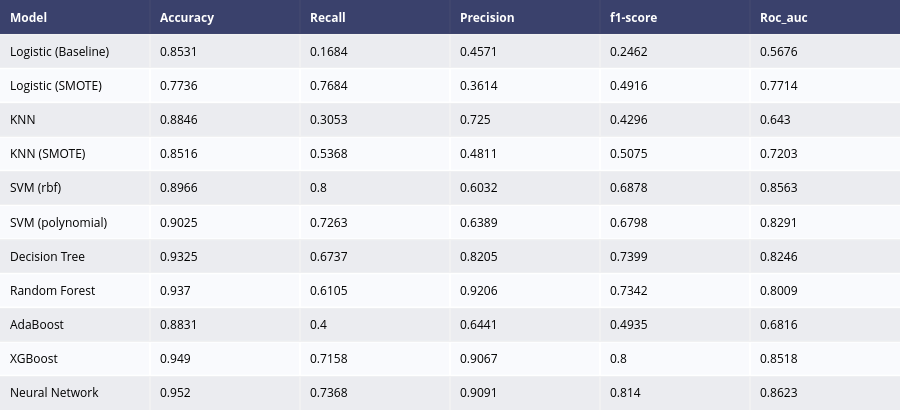

Notebook code for this chart:
### Markdown cell above
* Evaluation over the principal training set (telcom_test)

### Code cell
# Outputs for all models over the principal test dataset
model_performances_test = pd.DataFrame()
for name in models:
    if name in ['Logistic (SMOTE)', 'KNN (SMOTE)']:
        df_temp = model_report(models[name][0],
                               x_smote[models[name][1]], telcom_test[models[name][1]],
                               y_smote, telcom_test[target_col], name)
    else:
        df_temp = model_report(models[name][0],
                               x_train[models[name][1]], telcom_test[models[name][1]],
                               y_train, telcom_test[target_col], name)

    model_performances_test = pd.concat([model_performances_test, df_temp], ignore_index=True)

table_test = ff.create_table(np.round(model_performances_test, 4))
py.iplot(table_test)

### Figure 1 — Plotly figure (JSON) as saved in the notebook; plotly's stock layout.template omitted (floating-point values rounded to 4 significant figures)
{"data": [{"colorscale": [[0, "#00083e"], [0.5, "#ededee"], [1, "#ffffff"]], "hoverinfo": "none", "opacity": 0.75, "showscale": false, "type": "heatmap", "z": [[0, 0, 0, 0, 0, 0], [0.5, 0.5, 0.5, 0.5, 0.5, 0.5], [1, 1, 1, 1, 1, 1], [0.5, 0.5, 0.5, 0.5, 0.5, 0.5], [1, 1, 1, 1, 1, 1], [0.5, 0.5, 0.5, 0.5, 0.5, 0.5], [1, 1, 1, 1, 1, 1], [0.5, 0.5, 0.5, 0.5, 0.5, 0.5], [1, 1, 1, 1, 1, 1], [0.5, 0.5, 0.5, 0.5, 0.5, 0.5], [1, 1, 1, 1, 1, 1], [0.5, 0.5, 0.5, 0.5, 0.5, 0.5]]}], "layout": {"annotations": [{"align": "left", "font": {"color": "#ffffff"}, "showarrow": false, "text": "<b>Model</b>", "x": -0.45, "xanchor": "left", "xref": "x", "y": 0, "yref": "y"}, {"align": "left", "font": {"color": "#ffffff"}, "showarrow": false, "text": "<b>Accuracy</b>", "x": 0.55, "xanchor": "left", "xref": "x", "y": 0, "yref": "y"}, {"align": "left", "font": {"color": "#ffffff"}, "showarrow": false, "text": "<b>Recall</b>", "x": 1.55, "xanchor": "left", "xref": "x", "y": 0, "yref": "y"}, {"align": "left", "font": {"color": "#ffffff"}, "showarrow": false, "text": "<b>Precision</b>", "x": 2.55, "xanchor": "left", "xref": "x", "y": 0, "yref": "y"}, {"align": "left", "font": {"color": "#ffffff"}, "showarrow": false, "text": "<b>f1-score</b>", "x": 3.55, "xanchor": "left", "xref": "x", "y": 0, "yref": "y"}, {"align": "left", "font": {"color": "#ffffff"}, "showarrow": false, "text": "<b>Roc_auc</b>", "x": 4.55, "xanchor": "left", "xref": "x", "y": 0, "yref": "y"}, {"align": "left", "font": {"color": "#000000"}, "showarrow": false, "text": "Logistic (Baseline)", "x": -0.45, "xanchor": "left", "xref": "x", "y": 1, "yref": "y"}, {"align": "left", "font": {"color": "#000000"}, "showarrow": false, "text": "0.8531", "x": 0.55, "xanchor": "left", "xref": "x", "y": 1, "yref": "y"}, {"align": "left", "font": {"color": "#000000"}, "showarrow": false, "text": "0.1684", "x": 1.55, "xanchor": "left", "xref": "x", "y": 1, "yref": "y"}, {"align": "left", "font": {"color": "#000000"}, "showarrow": false, "text": "0.4571", "x": 2.55, "xanchor": "left", "xref": "x", "y": 1, "yref": "y"}, {"align": "left", "font": {"color": "#000000"}, "showarrow": false, "text": "0.2462", "x": 3.55, "xanchor": "left", "xref": "x", "y": 1, "yref": "y"}, {"align": "left", "font": {"color": "#000000"}, "showarrow": false, "text": "0.5676", "x": 4.55, "xanchor": "left", "xref": "x", "y": 1, "yref": "y"}, {"align": "left", "font": {"color": "#000000"}, "showarrow": false, "text": "Logistic (SMOTE)", "x": -0.45, "xanchor": "left", "xref": "x", "y": 2, "yref": "y"}, {"align": "left", "font": {"color": "#000000"}, "showarrow": false, "text": "0.7736", "x": 0.55, "xanchor": "left", "xref": "x", "y": 2, "yref": "y"}, {"align": "left", "font": {"color": "#000000"}, "showarrow": false, "text": "0.7684", "x": 1.55, "xanchor": "left", "xref": "x", "y": 2, "yref": "y"}, {"align": "left", "font": {"color": "#000000"}, "showarrow": false, "text": "0.3614", "x": 2.55, "xanchor": "left", "xref": "x", "y": 2, "yref": "y"}, {"align": "left", "font": {"color": "#000000"}, "showarrow": false, "text": "0.4916", "x": 3.55, "xanchor": "left", "xref": "x", "y": 2, "yref": "y"}, {"align": "left", "font": {"color": "#000000"}, "showarrow": false, "text": "0.7714", "x": 4.55, "xanchor": "left", "xref": "x", "y": 2, "yref": "y"}, {"align": "left", "font": {"color": "#000000"}, "showarrow": false, "text": "KNN", "x": -0.45, "xanchor": "left", "xref": "x", "y": 3, "yref": "y"}, {"align": "left", "font": {"color": "#000000"}, "showarrow": false, "text": "0.8846", "x": 0.55, "xanchor": "left", "xref": "x", "y": 3, "yref": "y"}, {"align": "left", "font": {"color": "#000000"}, "showarrow": false, "text": "0.3053", "x": 1.55, "xanchor": "left", "xref": "x", "y": 3, "yref": "y"}, {"align": "left", "font": {"color": "#000000"}, "showarrow": false, "text": "0.725", "x": 2.55, "xanchor": "left", "xref": "x", "y": 3, "yref": "y"}, {"align": "left", "font": {"color": "#000000"}, "showarrow": false, "text": "0.4296", "x": 3.55, "xanchor": "left", "xref": "x", "y": 3, "yref": "y"}, {"align": "left", "font": {"color": "#000000"}, "showarrow": false, "text": "0.643", "x": 4.55, "xanchor": "left", "xref": "x", "y": 3, "yref": "y"}, {"align": "left", "font": {"color": "#000000"}, "showarrow": false, "text": "KNN (SMOTE)", "x": -0.45, "xanchor": "left", "xref": "x", "y": 4, "yref": "y"}, {"align": "left", "font": {"color": "#000000"}, "showarrow": false, "text": "0.8516", "x": 0.55, "xanchor": "left", "xref": "x", "y": 4, "yref": "y"}, {"align": "left", "font": {"color": "#000000"}, "showarrow": false, "text": "0.5368", "x": 1.55, "xanchor": "left", "xref": "x", "y": 4, "yref": "y"}, {"align": "left", "font": {"color": "#000000"}, "showarrow": false, "text": "0.4811", "x": 2.55, "xanchor": "left", "xref": "x", "y": 4, "yref": "y"}, {"align": "left", "font": {"color": "#000000"}, "showarrow": false, "text": "0.5075", "x": 3.55, "xanchor": "left", "xref": "x", "y": 4, "yref": "y"}, {"align": "left", "font": {"color": "#000000"}, "showarrow": false, "text": "0.7203", "x": 4.55, "xanchor": "left", "xref": "x", "y": 4, "yref": "y"}, {"align": "left", "font": {"color": "#000000"}, "showarrow": false, "text": "SVM (rbf)", "x": -0.45, "xanchor": "left", "xref": "x", "y": 5, "yref": "y"}, {"align": "left", "font": {"color": "#000000"}, "showarrow": false, "text": "0.8966", "x": 0.55, "xanchor": "left", "xref": "x", "y": 5, "yref": "y"}, {"align": "left", "font": {"color": "#000000"}, "showarrow": false, "text": "0.8", "x": 1.55, "xanchor": "left", "xref": "x", "y": 5, "yref": "y"}, {"align": "left", "font": {"color": "#000000"}, "showarrow": false, "text": "0.6032", "x": 2.55, "xanchor": "left", "xref": "x", "y": 5, "yref": "y"}, {"align": "left", "font": {"color": "#000000"}, "showarrow": false, "text": "0.6878", "x": 3.55, "xanchor": "left", "xref": "x", "y": 5, "yref": "y"}, {"align": "left", "font": {"color": "#000000"}, "showarrow": false, "text": "0.8563", "x": 4.55, "xanchor": "left", "xref": "x", "y": 5, "yref": "y"}, {"align": "left", "font": {"color": "#000000"}, "showarrow": false, "text": "SVM (polynomial)", "x": -0.45, "xanchor": "left", "xref": "x", "y": 6, "yref": "y"}, {"align": "left", "font": {"color": "#000000"}, "showarrow": false, "text": "0.9025", "x": 0.55, "xanchor": "left", "xref": "x", "y": 6, "yref": "y"}, {"align": "left", "font": {"color": "#000000"}, "showarrow": false, "text": "0.7263", "x": 1.55, "xanchor": "left", "xref": "x", "y": 6, "yref": "y"}, {"align": "left", "font": {"color": "#000000"}, "showarrow": false, "text": "0.6389", "x": 2.55, "xanchor": "left", "xref": "x", "y": 6, "yref": "y"}, {"align": "left", "font": {"color": "#000000"}, "showarrow": false, "text": "0.6798", "x": 3.55, "xanchor": "left", "xref": "x", "y": 6, "yref": "y"}, {"align": "left", "font": {"color": "#000000"}, "showarrow": false, "text": "0.8291", "x": 4.55, "xanchor": "left", "xref": "x", "y": 6, "yref": "y"}, {"align": "left", "font": {"color": "#000000"}, "showarrow": false, "text": "Decision Tree", "x": -0.45, "xanchor": "left", "xref": "x", "y": 7, "yref": "y"}, {"align": "left", "font": {"color": "#000000"}, "showarrow": false, "text": "0.9325", "x": 0.55, "xanchor": "left", "xref": "x", "y": 7, "yref": "y"}, {"align": "left", "font": {"color": "#000000"}, "showarrow": false, "text": "0.6737", "x": 1.55, "xanchor": "left", "xref": "x", "y": 7, "yref": "y"}, {"align": "left", "font": {"color": "#000000"}, "showarrow": false, "text": "0.8205", "x": 2.55, "xanchor": "left", "xref": "x", "y": 7, "yref": "y"}, {"align": "left", "font": {"color": "#000000"}, "showarrow": false, "text": "0.7399", "x": 3.55, "xanchor": "left", "xref": "x", "y": 7, "yref": "y"}, {"align": "left", "font": {"color": "#000000"}, "showarrow": false, "text": "0.8246", "x": 4.55, "xanchor": "left", "xref": "x", "y": 7, "yref": "y"}, {"align": "left", "font": {"color": "#000000"}, "showarrow": false, "text": "Random Forest", "x": -0.45, "xanchor": "left", "xref": "x", "y": 8, "yref": "y"}, {"align": "left", "font": {"color": "#000000"}, "showarrow": false, "text": "0.937", "x": 0.55, "xanchor": "left", "xref": "x", "y": 8, "yref": "y"}, {"align": "left", "font": {"color": "#000000"}, "showarrow": false, "text": "0.6105", "x": 1.55, "xanchor": "left", "xref": "x", "y": 8, "yref": "y"}, {"align": "left", "font": {"color": "#000000"}, "showarrow": false, "text": "0.9206", "x": 2.55, "xanchor": "left", "xref": "x", "y": 8, "yref": "y"}, {"align": "left", "font": {"color": "#000000"}, "showarrow": false, "text": "0.7342", "x": 3.55, "xanchor": "left", "xref": "x", "y": 8, "yref": "y"}, {"align": "left", "font": {"color": "#000000"}, "showarrow": false, "text": "0.8009", "x": 4.55, "xanchor": "left", "xref": "x", "y": 8, "yref": "y"}, {"align": "left", "font": {"color": "#000000"}, "showarrow": false, "text": "AdaBoost", "x": -0.45, "xanchor": "left", "xref": "x", "y": 9, "yref": "y"}, {"align": "left", "font": {"color": "#000000"}, "showarrow": false, "text": "0.8831", "x": 0.55, "xanchor": "left", "xref": "x", "y": 9, "yref": "y"}, {"align": "left", "font": {"color": "#000000"}, "showarrow": false, "text": "0.4", "x": 1.55, "xanchor": "left", "xref": "x", "y": 9, "yref": "y"}, {"align": "left", "font": {"color": "#000000"}, "showarrow": false, "text": "0.6441", "x": 2.55, "xanchor": "left", "xref": "x", "y": 9, "yref": "y"}, {"align": "left", "font": {"color": "#000000"}, "showarrow": false, "text": "0.4935", "x": 3.55, "xanchor": "left", "xref": "x", "y": 9, "yref": "y"}, {"align": "left", "font": {"color": "#000000"}, "showarrow": false, "text": "0.6816", "x": 4.55, "xanchor": "left", "xref": "x", "y": 9, "yref": "y"}, {"align": "left", "font": {"color": "#000000"}, "showarrow": false, "text": "XGBoost", "x": -0.45, "xanchor": "left", "xref": "x", "y": 10, "yref": "y"}, {"align": "left", "font": {"color": "#000000"}, "showarrow": false, "text": "0.949", "x": 0.55, "xanchor": "left", "xref": "x", "y": 10, "yref": "y"}, {"align": "left", "font": {"color": "#000000"}, "showarrow": false, "text": "0.7158", "x": 1.55, "xanchor": "left", "xref": "x", "y": 10, "yref": "y"}, {"align": "left", "font": {"color": "#000000"}, "showarrow": false, "text": "0.9067", "x": 2.55, "xanchor": "left", "xref": "x", "y": 10, "yref": "y"}, {"align": "left", "font": {"color": "#000000"}, "showarrow": false, "text": "0.8", "x": 3.55, "xanchor": "left", "xref": "x", "y": 10, "yref": "y"}, {"align": "left", "font": {"color": "#000000"}, "showarrow": false, "text": "0.8518", "x": 4.55, "xanchor": "left", "xref": "x", "y": 10, "yref": "y"}, {"align": "left", "font": {"color": "#000000"}, "showarrow": false, "text": "Neural Network", "x": -0.45, "xanchor": "left", "xref": "x", "y": 11, "yref": "y"}, {"align": "left", "font": {"color": "#000000"}, "showarrow": false, "text": "0.952", "x": 0.55, "xanchor": "left", "xref": "x", "y": 11, "yref": "y"}, {"align": "left", "font": {"color": "#000000"}, "showarrow": false, "text": "0.7368", "x": 1.55, "xanchor": "left", "xref": "x", "y": 11, "yref": "y"}, {"align": "left", "font": {"color": "#000000"}, "showarrow": false, "text": "0.9091", "x": 2.55, "xanchor": "left", "xref": "x", "y": 11, "yref": "y"}, {"align": "left", "font": {"color": "#000000"}, "showarrow": false, "text": "0.814", "x": 3.55, "xanchor": "left", "xref": "x", "y": 11, "yref": "y"}, {"align": "left", "font": {"color": "#000000"}, "showarrow": false, "text": "0.8623", "x": 4.55, "xanchor": "left", "xref": "x", "y": 11, "yref": "y"}], "height": 410, "margin": {"b": 0, "l": 0, "r": 0, "t": 0}, "xaxis": {"dtick": 1, "gridwidth": 2, "showticklabels": false, "tick0": -0.5, "ticks": "", "zeroline": false}, "yaxis": {"autorange": "reversed", "dtick": 1, "gridwidth": 2, "showticklabels": false, "tick0": 0.5, "ticks": "", "zeroline": false}}}
